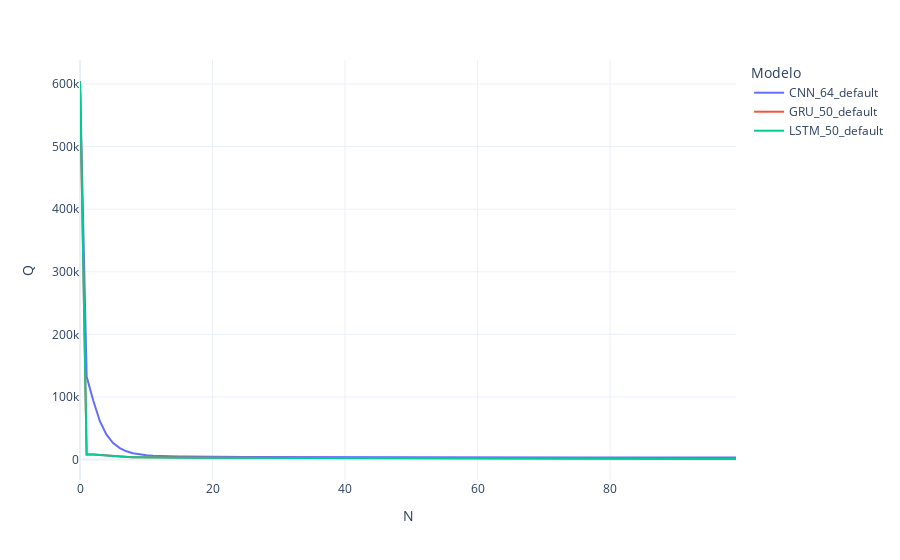
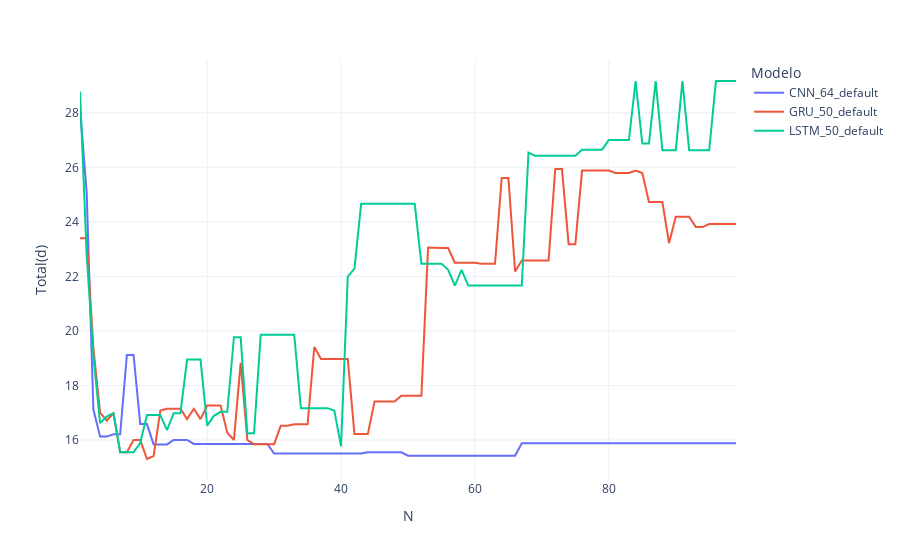
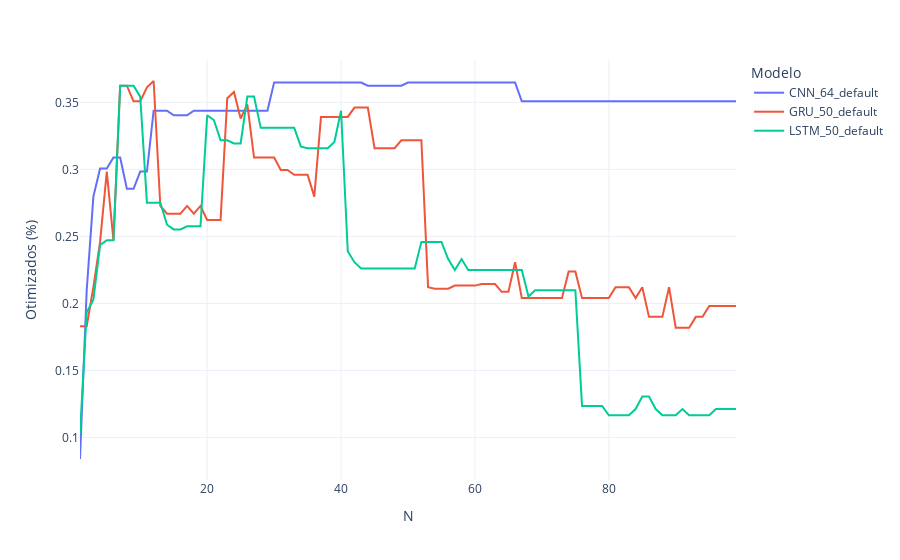
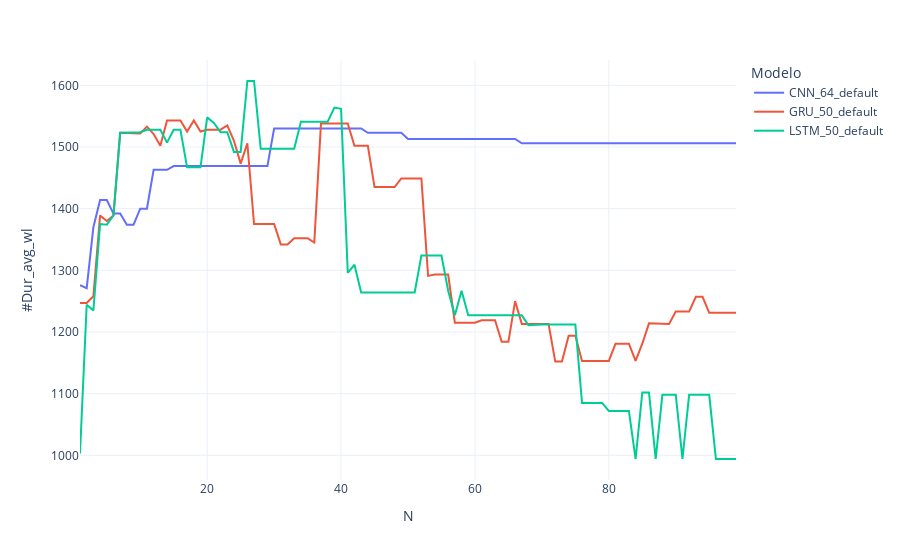

The cell these charts' notebook holds for them, in order:
### Markdown cell above
The above graph shows that how difference decreases as iteration increases in policy

### Code cell
graph_q = px.line(QS[QS.Modelo.isin(deep_models)].groupby(['N','Modelo']).sum().reset_index(), 
                  x='N', y = 'Q', color = 'Modelo',
                  template = 'plotly_white')


graph_total = px.line(STATS[STATS.Modelo.isin(deep_models)].sort_values(by=['Modelo','N']), x='N', y = 'Total(d)', color = 'Modelo',
                  template = 'plotly_white')

graph_improv = px.line(STATS[STATS.Modelo.isin(deep_models)].sort_values(by=['Modelo','N']), x='N', y = 'Otimizados (%)', color = 'Modelo',
                  template = 'plotly_white')
graph_pi = px.line(STATS[STATS.Modelo.isin(deep_models)].sort_values(by=['Modelo','N']), x='N', y = '#Dur_avg_wl', color = 'Modelo',
                  template = 'plotly_white')

graph_q.show()
graph_total.show()
graph_improv.show()
graph_pi.show()
